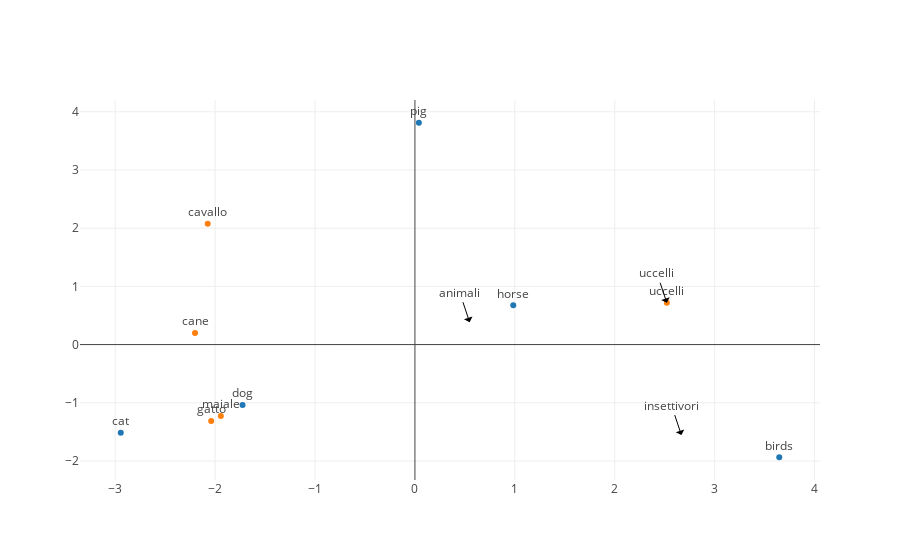

The notebook cell this image was saved under:
### Code cell
trace1 = Scatter(
    x = new_en_words_vec[:, 0],
    y = new_en_words_vec[:, 1],
    mode = 'markers+text',
    text = en_words,
    textposition = 'top'
)
trace2 = Scatter(
    x = new_it_words_vec[:5, 0],
    y = new_it_words_vec[:5, 1],
    mode = 'markers+text',
    text = it_words[:5],
    textposition = 'top'
)
layout = Layout(
    showlegend = False,
    annotations = [dict(
        x = new_it_words_vec[5][0],
        y = new_it_words_vec[5][1],
        text = translated_word[en_words[4]][0],
        arrowcolor = "black",
        arrowsize = 1.5,
        arrowwidth = 1,
        arrowhead = 0.5
      ), dict(
        x = new_it_words_vec[6][0],
        y = new_it_words_vec[6][1],
        text = translated_word[en_words[4]][1],
        arrowcolor = "black",
        arrowsize = 1.5,
        arrowwidth = 1,
        arrowhead = 0.5
      ), dict(
        x = new_it_words_vec[7][0],
        y = new_it_words_vec[7][1],
        text = translated_word[en_words[4]][2],
        arrowcolor = "black",
        arrowsize = 1.5,
        arrowwidth = 1,
        arrowhead = 0.5
      )]
)
data = [trace1, trace2]

fig = Figure(data=data, layout=layout)
plot_url = plotly.offline.iplot(fig, filename='relatie_position_for_animal.html')

### Figure 1 — Plotly figure (JSON) as saved in the notebook; plotly's stock layout.template omitted (floating-point values rounded to 4 significant figures)
{"data": [{"mode": "markers+text", "text": ["dog", "pig", "cat", "horse", "birds"], "textposition": "top", "type": "scatter", "x": [-1.725, 0.03926, -2.945, 0.9842, 3.647], "y": [-1.037, 3.811, -1.513, 0.6746, -1.936]}, {"mode": "markers+text", "text": ["cane", "maiale", "gatto", "cavallo", "uccelli"], "textposition": "top", "type": "scatter", "x": [-2.201, -1.943, -2.039, -2.074, 2.521], "y": [0.1991, -1.226, -1.315, 2.077, 0.7174]}], "layout": {"annotations": [{"arrowcolor": "black", "arrowhead": 0.5, "arrowsize": 1.5, "arrowwidth": 1, "text": "uccelli", "x": 2.521, "y": 0.7174}, {"arrowcolor": "black", "arrowhead": 0.5, "arrowsize": 1.5, "arrowwidth": 1, "text": "insettivori", "x": 2.667, "y": -1.554}, {"arrowcolor": "black", "arrowhead": 0.5, "arrowsize": 1.5, "arrowwidth": 1, "text": "animali", "x": 0.5475, "y": 0.3848}], "showlegend": false}}
